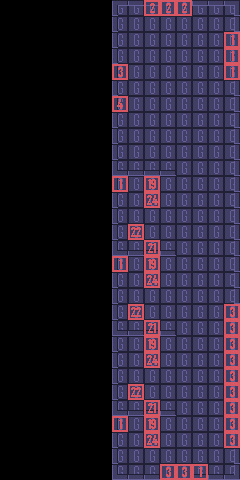

This is a level from a 2D game, rendered from its Tiled map with the project's own tilesets. A one-line summary and the complete map file follow:
An orthogonal 15x30 tile map with 16x16 px tiles, 7 tile layers (floor, wall, decoration, poi, ...), 2 tilesets.

<map version="1.4" tiledversion="1.4.3" orientation="orthogonal" renderorder="right-down" width="15" height="30" tilewidth="16" tileheight="16" infinite="0" nextlayerid="10" nextobjectid="1">
 <tileset firstgid="1" source="../tilesets/basic_tiles.tsx" />
 <tileset firstgid="16" source="../tilesets/Identifiers.tsx" />
 <layer id="2" name="floor" width="15" height="30">
  <data encoding="csv">
0,0,0,0,0,0,0,1,1,1,1,1,1,1,1,
0,0,0,0,0,0,0,1,1,1,1,1,1,1,1,
0,0,0,0,0,0,0,1,1,1,1,1,1,1,1,
0,0,0,0,0,0,0,1,1,1,1,1,1,1,1,
0,0,0,0,0,0,0,1,1,1,1,1,1,1,1,
0,0,0,0,0,0,0,1,1,1,1,1,1,1,1,
0,0,0,0,0,0,0,1,1,1,1,1,1,1,1,
0,0,0,0,0,0,0,1,1,1,1,1,1,1,1,
0,0,0,0,0,0,0,1,1,1,1,1,1,1,1,
0,0,0,0,0,0,0,1,1,1,1,1,1,1,1,
0,0,0,0,0,0,0,1,1,1,1,1,1,1,1,
0,0,0,0,0,0,0,1,1,1,1,1,1,1,1,
0,0,0,0,0,0,0,1,1,1,1,1,1,1,1,
0,0,0,0,0,0,0,1,1,1,1,1,1,1,1,
0,0,0,0,0,0,0,1,1,1,1,1,1,1,1,
0,0,0,0,0,0,0,1,1,1,1,1,1,1,1,
0,0,0,0,0,0,0,1,1,1,1,1,1,1,1,
0,0,0,0,0,0,0,1,1,1,1,1,1,1,1,
0,0,0,0,0,0,0,1,1,1,1,1,1,1,1,
0,0,0,0,0,0,0,1,1,1,1,1,1,1,1,
0,0,0,0,0,0,0,1,1,1,1,1,1,1,1,
0,0,0,0,0,0,0,1,1,1,1,1,1,1,1,
0,0,0,0,0,0,0,1,1,1,1,1,1,1,1,
0,0,0,0,0,0,0,1,1,1,1,1,1,1,1,
0,0,0,0,0,0,0,1,1,1,1,1,1,1,1,
0,0,0,0,0,0,0,1,1,1,1,1,1,1,1,
0,0,0,0,0,0,0,1,1,1,1,1,1,1,1,
0,0,0,0,0,0,0,1,1,1,1,1,1,1,1,
0,0,0,0,0,0,0,1,1,1,1,1,1,1,1,
0,0,0,0,0,0,0,1,1,1,1,1,1,1,1
</data>
 </layer>
 <layer id="3" name="wall" width="15" height="30">
  <data encoding="csv">
0,0,0,0,0,0,0,8,4,4,0,0,4,4,7,
0,0,0,0,0,0,0,5,0,0,0,0,0,0,3,
0,0,0,0,0,0,0,5,0,0,0,0,0,0,0,
0,0,0,0,0,0,0,5,0,0,0,0,0,0,0,
0,0,0,0,0,0,0,5,0,0,0,0,0,0,0,
0,0,0,0,0,0,0,5,0,0,0,0,0,0,3,
0,0,0,0,0,0,0,5,0,0,0,0,0,0,3,
0,0,0,0,0,0,0,5,0,0,0,0,0,0,3,
0,0,0,0,0,0,0,5,0,0,0,0,0,0,3,
0,0,0,0,0,0,0,5,0,0,0,0,0,0,3,
0,0,0,0,0,0,0,9,2,2,2,0,0,0,3,
0,0,0,0,0,0,0,5,0,0,0,0,0,0,3,
0,0,0,0,0,0,0,5,0,0,0,0,0,0,3,
0,0,0,0,0,0,0,5,0,0,0,0,0,0,3,
0,0,0,0,0,0,0,5,0,0,0,0,0,0,3,
0,0,0,0,0,0,0,9,2,2,2,0,0,0,3,
0,0,0,0,0,0,0,5,0,0,0,0,0,0,3,
0,0,0,0,0,0,0,5,0,0,0,0,0,0,3,
0,0,0,0,0,0,0,5,0,0,0,0,0,0,3,
0,0,0,0,0,0,0,5,0,0,0,0,0,0,3,
0,0,0,0,0,0,0,9,2,2,2,0,0,0,3,
0,0,0,0,0,0,0,5,0,0,0,0,0,0,3,
0,0,0,0,0,0,0,5,0,0,0,0,0,0,3,
0,0,0,0,0,0,0,5,0,0,0,0,0,0,3,
0,0,0,0,0,0,0,5,0,0,0,0,0,0,3,
0,0,0,0,0,0,0,9,2,2,2,0,0,0,3,
0,0,0,0,0,0,0,5,0,0,0,0,0,0,3,
0,0,0,0,0,0,0,5,0,0,0,0,0,0,3,
0,0,0,0,0,0,0,5,0,0,0,0,0,0,3,
0,0,0,0,0,0,0,9,2,2,0,0,2,2,6
</data>
 </layer>
 <layer id="9" name="decoration" width="15" height="30">
  <data encoding="csv">
0,0,0,0,0,0,0,0,0,0,0,0,0,0,0,
0,0,0,0,0,0,0,0,0,0,0,0,0,0,0,
0,0,0,0,0,0,0,0,0,0,0,0,0,0,0,
0,0,0,0,0,0,0,0,0,0,0,0,0,0,0,
0,0,0,0,0,0,0,0,0,0,0,0,0,0,0,
0,0,0,0,0,0,0,0,0,0,0,0,0,0,0,
0,0,0,0,0,0,0,0,0,0,0,0,0,0,0,
0,0,0,0,0,0,0,0,0,0,0,0,0,0,0,
0,0,0,0,0,0,0,0,0,0,0,0,0,0,0,
0,0,0,0,0,0,0,0,0,0,0,0,0,0,0,
0,0,0,0,0,0,0,0,0,0,0,0,0,0,0,
0,0,0,0,0,0,0,16,0,34,0,0,0,0,0,
0,0,0,0,0,0,0,0,0,39,0,0,0,0,0,
0,0,0,0,0,0,0,0,0,0,0,0,0,0,0,
0,0,0,0,0,0,0,0,37,0,0,0,0,0,0,
0,0,0,0,0,0,0,0,0,36,0,0,0,0,0,
0,0,0,0,0,0,0,16,0,34,0,0,0,0,0,
0,0,0,0,0,0,0,0,0,39,0,0,0,0,0,
0,0,0,0,0,0,0,0,0,0,0,0,0,0,0,
0,0,0,0,0,0,0,0,37,0,0,0,0,0,18,
0,0,0,0,0,0,0,0,0,36,0,0,0,0,18,
0,0,0,0,0,0,0,0,0,34,0,0,0,0,18,
0,0,0,0,0,0,0,0,0,39,0,0,0,0,18,
0,0,0,0,0,0,0,0,0,0,0,0,0,0,18,
0,0,0,0,0,0,0,0,37,0,0,0,0,0,18,
0,0,0,0,0,0,0,0,0,36,0,0,0,0,18,
0,0,0,0,0,0,0,16,0,34,0,0,0,0,18,
0,0,0,0,0,0,0,0,0,39,0,0,0,0,18,
0,0,0,0,0,0,0,0,0,0,0,0,0,0,0,
0,0,0,0,0,0,0,0,0,0,0,0,0,0,0
</data>
 </layer>
 <layer id="5" name="poi" width="15" height="30">
  <data encoding="csv">
0,0,0,0,0,0,0,0,0,17,0,0,0,0,0,
0,0,0,0,0,0,0,0,0,0,0,0,0,0,0,
0,0,0,0,0,0,0,0,0,0,0,0,0,0,0,
0,0,0,0,0,0,0,0,0,0,0,0,0,0,0,
0,0,0,0,0,0,0,18,0,0,0,0,0,0,0,
0,0,0,0,0,0,0,0,0,0,0,0,0,0,0,
0,0,0,0,0,0,0,19,0,0,0,0,0,0,0,
0,0,0,0,0,0,0,0,0,0,0,0,0,0,0,
0,0,0,0,0,0,0,0,0,0,0,0,0,0,0,
0,0,0,0,0,0,0,0,0,0,0,0,0,0,0,
0,0,0,0,0,0,0,0,0,0,0,0,0,0,0,
0,0,0,0,0,0,0,0,0,0,0,0,0,0,0,
0,0,0,0,0,0,0,0,0,0,0,0,0,0,0,
0,0,0,0,0,0,0,0,0,0,0,0,0,0,0,
0,0,0,0,0,0,0,0,0,0,0,0,0,0,0,
0,0,0,0,0,0,0,0,0,0,0,0,0,0,0,
0,0,0,0,0,0,0,0,0,0,0,0,0,0,0,
0,0,0,0,0,0,0,0,0,0,0,0,0,0,0,
0,0,0,0,0,0,0,0,0,0,0,0,0,0,0,
0,0,0,0,0,0,0,0,0,0,0,0,0,0,0,
0,0,0,0,0,0,0,0,0,0,0,0,0,0,0,
0,0,0,0,0,0,0,0,0,0,0,0,0,0,0,
0,0,0,0,0,0,0,0,0,0,0,0,0,0,0,
0,0,0,0,0,0,0,0,0,0,0,0,0,0,0,
0,0,0,0,0,0,0,0,0,0,0,0,0,0,0,
0,0,0,0,0,0,0,0,0,0,0,0,0,0,0,
0,0,0,0,0,0,0,0,0,0,0,0,0,0,0,
0,0,0,0,0,0,0,0,0,0,0,0,0,0,0,
0,0,0,0,0,0,0,0,0,0,0,0,0,0,0,
0,0,0,0,0,0,0,0,0,0,0,0,16,0,0
</data>
 </layer>
 <layer id="6" name="door" width="15" height="30">
  <data encoding="csv">
0,0,0,0,0,0,0,0,0,0,17,17,0,0,0,
0,0,0,0,0,0,0,0,0,0,0,0,0,0,0,
0,0,0,0,0,0,0,0,0,0,0,0,0,0,16,
0,0,0,0,0,0,0,0,0,0,0,0,0,0,16,
0,0,0,0,0,0,0,0,0,0,0,0,0,0,16,
0,0,0,0,0,0,0,0,0,0,0,0,0,0,0,
0,0,0,0,0,0,0,0,0,0,0,0,0,0,0,
0,0,0,0,0,0,0,0,0,0,0,0,0,0,0,
0,0,0,0,0,0,0,0,0,0,0,0,0,0,0,
0,0,0,0,0,0,0,0,0,0,0,0,0,0,0,
0,0,0,0,0,0,0,0,0,0,0,0,0,0,0,
0,0,0,0,0,0,0,0,0,0,0,0,0,0,0,
0,0,0,0,0,0,0,0,0,0,0,0,0,0,0,
0,0,0,0,0,0,0,0,0,0,0,0,0,0,0,
0,0,0,0,0,0,0,0,0,0,0,0,0,0,0,
0,0,0,0,0,0,0,0,0,0,0,0,0,0,0,
0,0,0,0,0,0,0,0,0,0,0,0,0,0,0,
0,0,0,0,0,0,0,0,0,0,0,0,0,0,0,
0,0,0,0,0,0,0,0,0,0,0,0,0,0,0,
0,0,0,0,0,0,0,0,0,0,0,0,0,0,0,
0,0,0,0,0,0,0,0,0,0,0,0,0,0,0,
0,0,0,0,0,0,0,0,0,0,0,0,0,0,0,
0,0,0,0,0,0,0,0,0,0,0,0,0,0,0,
0,0,0,0,0,0,0,0,0,0,0,0,0,0,0,
0,0,0,0,0,0,0,0,0,0,0,0,0,0,0,
0,0,0,0,0,0,0,0,0,0,0,0,0,0,0,
0,0,0,0,0,0,0,0,0,0,0,0,0,0,0,
0,0,0,0,0,0,0,0,0,0,0,0,0,0,0,
0,0,0,0,0,0,0,0,0,0,0,0,0,0,0,
0,0,0,0,0,0,0,0,0,0,18,18,0,0,0
</data>
 </layer>
 <layer id="8" name="gate" width="15" height="30">
  <data encoding="csv">
0,0,0,0,0,0,0,0,0,0,0,0,0,0,0,
0,0,0,0,0,0,0,0,0,0,0,0,0,0,0,
0,0,0,0,0,0,0,0,0,0,0,0,0,0,16,
0,0,0,0,0,0,0,0,0,0,0,0,0,0,16,
0,0,0,0,0,0,0,0,0,0,0,0,0,0,16,
0,0,0,0,0,0,0,0,0,0,0,0,0,0,0,
0,0,0,0,0,0,0,0,0,0,0,0,0,0,0,
0,0,0,0,0,0,0,0,0,0,0,0,0,0,0,
0,0,0,0,0,0,0,0,0,0,0,0,0,0,0,
0,0,0,0,0,0,0,0,0,0,0,0,0,0,0,
0,0,0,0,0,0,0,0,0,0,0,0,0,0,0,
0,0,0,0,0,0,0,0,0,0,0,0,0,0,0,
0,0,0,0,0,0,0,0,0,0,0,0,0,0,0,
0,0,0,0,0,0,0,0,0,0,0,0,0,0,0,
0,0,0,0,0,0,0,0,0,0,0,0,0,0,0,
0,0,0,0,0,0,0,0,0,0,0,0,0,0,0,
0,0,0,0,0,0,0,0,0,0,0,0,0,0,0,
0,0,0,0,0,0,0,0,0,0,0,0,0,0,0,
0,0,0,0,0,0,0,0,0,0,0,0,0,0,0,
0,0,0,0,0,0,0,0,0,0,0,0,0,0,0,
0,0,0,0,0,0,0,0,0,0,0,0,0,0,0,
0,0,0,0,0,0,0,0,0,0,0,0,0,0,0,
0,0,0,0,0,0,0,0,0,0,0,0,0,0,0,
0,0,0,0,0,0,0,0,0,0,0,0,0,0,0,
0,0,0,0,0,0,0,0,0,0,0,0,0,0,0,
0,0,0,0,0,0,0,0,0,0,0,0,0,0,0,
0,0,0,0,0,0,0,0,0,0,0,0,0,0,0,
0,0,0,0,0,0,0,0,0,0,0,0,0,0,0,
0,0,0,0,0,0,0,0,0,0,0,0,0,0,0,
0,0,0,0,0,0,0,0,0,0,0,0,0,0,0
</data>
 </layer>
 <layer id="7" name="char" width="15" height="30">
  <data encoding="csv">
0,0,0,0,0,0,0,0,0,0,0,0,0,0,0,
0,0,0,0,0,0,0,0,0,0,0,0,0,0,0,
0,0,0,0,0,0,0,0,0,0,0,0,0,0,0,
0,0,0,0,0,0,0,0,0,0,0,0,0,0,0,
0,0,0,0,0,0,0,0,0,0,0,0,0,0,0,
0,0,0,0,0,0,0,0,0,0,0,0,0,0,0,
0,0,0,0,0,0,0,0,0,0,0,0,0,0,0,
0,0,0,0,0,0,0,0,0,0,0,0,0,0,0,
0,0,0,0,0,0,0,0,0,0,0,0,0,0,0,
0,0,0,0,0,0,0,0,0,0,0,0,0,0,0,
0,0,0,0,0,0,0,0,0,0,0,0,0,0,0,
0,0,0,0,0,0,0,0,0,0,0,0,0,0,0,
0,0,0,0,0,0,0,0,0,0,0,0,0,0,0,
0,0,0,0,0,0,0,0,0,0,0,0,0,0,0,
0,0,0,0,0,0,0,0,0,0,0,0,0,0,0,
0,0,0,0,0,0,0,0,0,0,0,0,0,0,0,
0,0,0,0,0,0,0,0,0,0,0,0,0,0,0,
0,0,0,0,0,0,0,0,0,0,0,0,0,0,0,
0,0,0,0,0,0,0,0,0,0,0,0,0,0,0,
0,0,0,0,0,0,0,0,0,0,0,0,0,0,0,
0,0,0,0,0,0,0,0,0,0,0,0,0,0,0,
0,0,0,0,0,0,0,0,0,0,0,0,0,0,0,
0,0,0,0,0,0,0,0,0,0,0,0,0,0,0,
0,0,0,0,0,0,0,0,0,0,0,0,0,0,0,
0,0,0,0,0,0,0,0,0,0,0,0,0,0,0,
0,0,0,0,0,0,0,0,0,0,0,0,0,0,0,
0,0,0,0,0,0,0,0,0,0,0,0,0,0,0,
0,0,0,0,0,0,0,0,0,0,0,0,0,0,0,
0,0,0,0,0,0,0,0,0,0,0,0,0,0,0,
0,0,0,0,0,0,0,0,0,0,0,0,0,0,0
</data>
 </layer>
</map>
